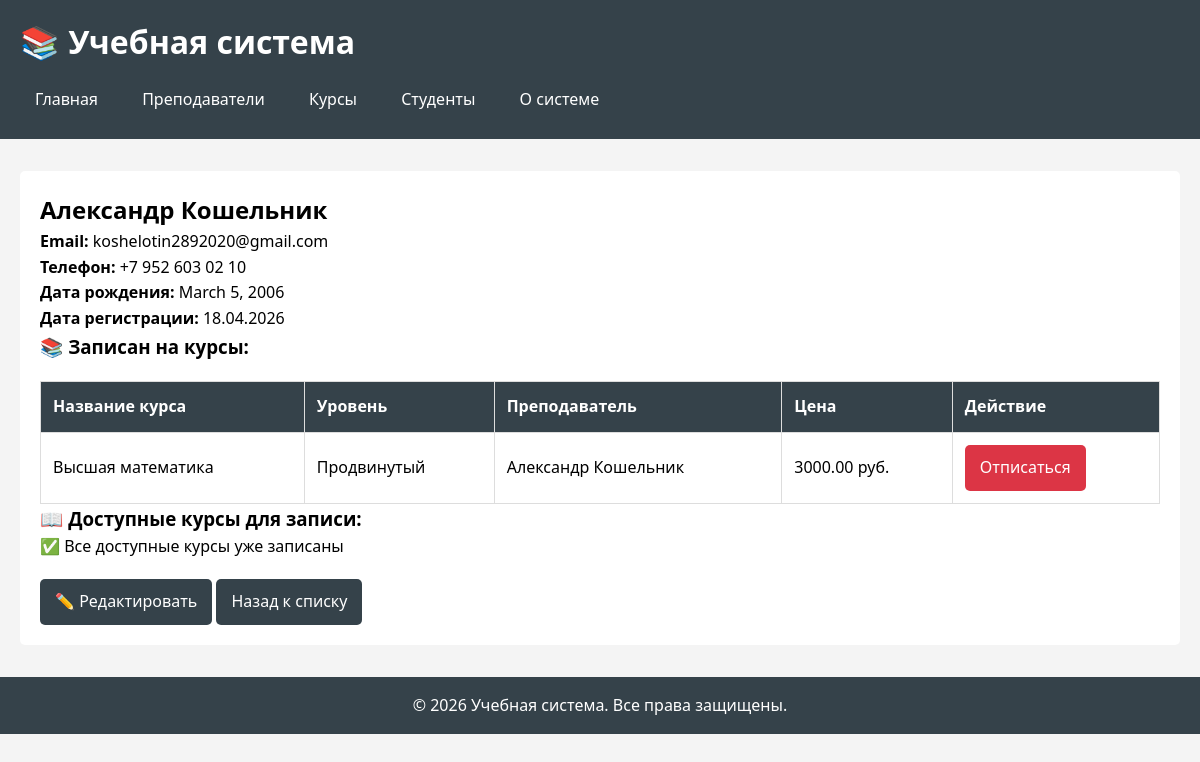
The page /students/1/ on the database as committed earlier.
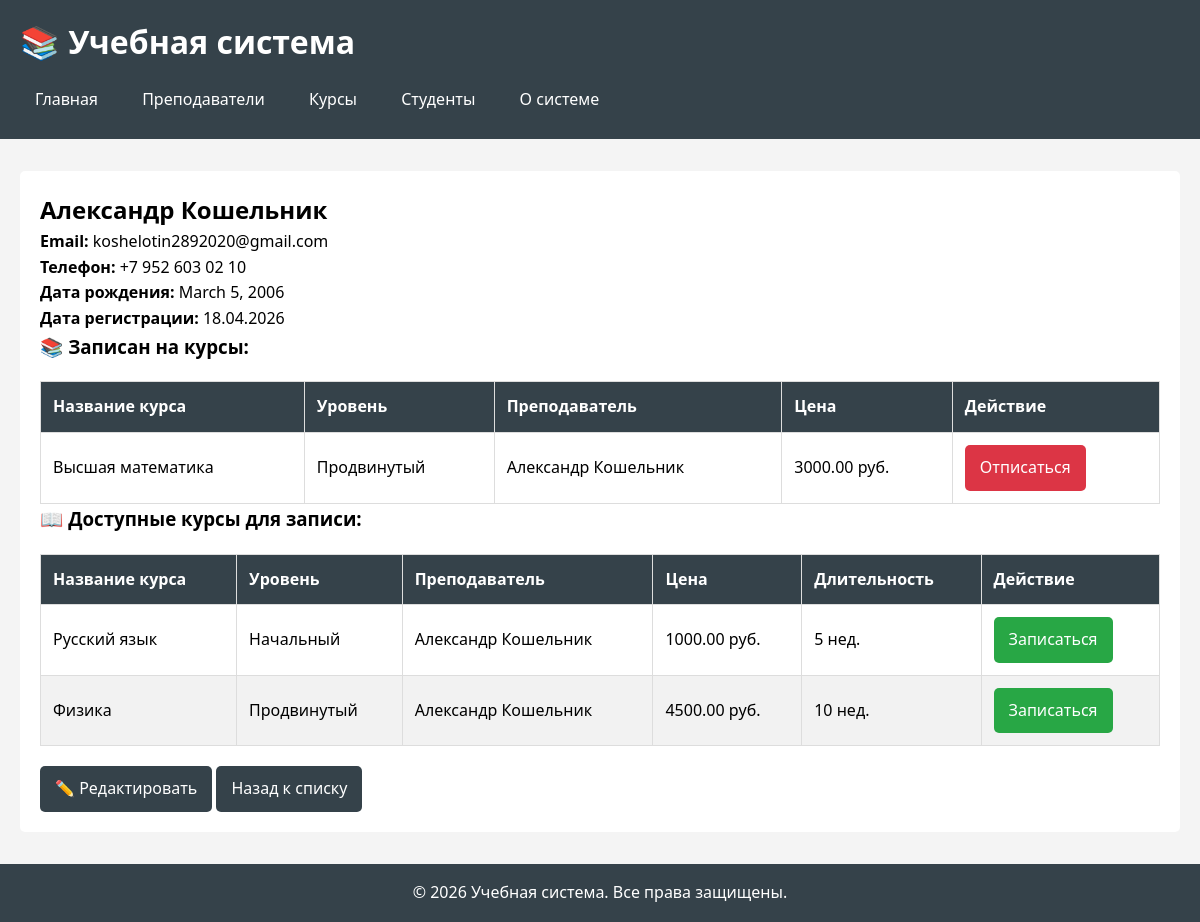
The same page on the database as committed later.
### schedule/models.py (models this page shows, shortened)
class Course(models.Model):
    LEVEL_CHOICES = [
        ('beginner', 'Начальный'),
        ('intermediate', 'Средний'),
        ('advanced', 'Продвинутый'),
    ]
    title = models.CharField(max_length=200, verbose_name="Название курса")
    description = models.TextField(verbose_name="Описание")
    level = models.CharField(max_length=20, choices=LEVEL_CHOICES,
                             default='beginner', verbose_name="Уровень")
    price = models.DecimalField(max_digits=10, decimal_places=2,
                                verbose_name="Цена")
    duration_weeks = models.PositiveIntegerField(verbose_name="Длительность (недели)")
    start_date = models.DateField(verbose_name="Дата старта")
    teacher = models.ForeignKey(
        Teacher,
        on_delete=models.SET_NULL,
        null=True,
        related_name='courses',
        verbose_name="Преподаватель"
    )
    created_at = models.DateTimeField(auto_now_add=True)
    class Meta:
        verbose_name = "Курс"
        verbose_name_plural = "Курсы"
        unique_together = ['title', 'teacher']

class Teacher(models.Model):
    first_name = models.CharField(max_length=100, verbose_name="Имя")
    last_name = models.CharField(max_length=100, verbose_name="Фамилия")
    email = models.EmailField(unique=True, verbose_name="Email")
    phone = models.CharField(max_length=20, blank=True, null=True,
                             verbose_name="Телефон")
    hire_date = models.DateField(verbose_name="Дата найма")
    is_active = models.BooleanField(default=True, verbose_name="Активен")
    created_at = models.DateTimeField(auto_now_add=True)
    updated_at = models.DateTimeField(auto_now=True)
    class Meta:
        verbose_name = "Преподаватель"
        verbose_name_plural = "Преподаватели"
        ordering = ['last_name', 'first_name']

### schedule/views.py (the view)
# urls.py: path('students/<int:student_id>/', views.student_detail,
def student_detail(request, student_id):
    student = get_object_or_404(Student, id=student_id)
    enrolled_courses = student.courses.all()
    available_courses = Course.objects.exclude(students=student)
    context = {
        'student': student,
        'enrolled_courses': enrolled_courses,
        'available_courses': available_courses
    }
    return render(request, 'schedule/student_detail.html', context)

### schedule/templates/schedule/student_detail.html (shortened to what this page needs)
{% extends 'schedule/base.html' %}
{% block content %}
<h2>{{ student.first_name }} {{ student.last_name }}</h2>
<div class="student-info">
    <p><strong>Email:</strong> {{ student.email }}</p>
    <p><strong>Телефон:</strong> {{ student.phone|default:"Не указан" }}</p>
    <p><strong>Дата рождения:</strong> {{ student.date_of_birth|default:"Не указана" }}</p>
    <p><strong>Дата регистрации:</strong> {{ student.registration_date|date:"d.m.Y" }}</p>
    <h3>📚 Записан на курсы:</h3>
    {% if enrolled_courses %}
    <table>
        <thead>
            <tr>
                <th>Название курса</th>
                <th>Уровень</th>
                <th>Преподаватель</th>
                <th>Цена</th>
                <th>Действие</th>
            </tr>
        </thead>
        <tbody>
            {% for course in enrolled_courses %}
            <tr>
                <td>{{ course.title }}</td>
                <td>{{ course.get_level_display }}</td>
                <td>{{ course.teacher.first_name }} {{ course.teacher.last_name }}</td>
                <td>{{ course.price }} руб.</td>
                <td>
                    <a href="{% url 'schedule:unenroll_student' student.id course.id %}"
                       class="btn btn-danger"
                       onclick="return confirm('Вы уверены, что хотите отписаться от курса {{ course.title }}?')">
                        Отписаться
                    </a>
                </td>
            </tr>
            {% endfor %}
        </tbody>
    </table>
    {% else %}
    <p>❌ Студент пока не записан ни на один курс</p>
    {% endif %}
    <h3>📖 Доступные курсы для записи:</h3>
    {% if available_courses %}
    <table>
        <thead>
            <tr>
                <th>Название курса</th>
                <th>Уровень</th>
                <th>Преподаватель</th>
                <th>Цена</th>
                <th>Длительность</th>
                <th>Действие</th>
            </tr>
        </thead>
        <tbody>
            {% for course in available_courses %}
            <tr>
                <td>{{ course.title }}</td>
                <td>{{ course.get_level_display }}</td>
                <td>{{ course.teacher.first_name }} {{ course.teacher.last_name }}</td>
                <td>{{ course.price }} руб.</td>
                <td>{{ course.duration_weeks }} нед.</td>
                <td>
                    <a href="{% url 'schedule:enroll_student' student.id course.id %}"
                       class="btn btn-success"
                       onclick="return confirm('Записать студента на курс {{ course.title }}?')">
                        Записаться
                    </a>
                </td>
            </tr>
            {% endfor %}
        </tbody>
    </table>
    {% else %}
    <p>✅ Все доступные курсы уже записаны</p>
    {% endif %}
</div>
<div style="margin-top: 20px;">
    <a href="{% url 'schedule:student_update' student.id %}" class="btn">✏️ Редактировать</a>
    <a href="{% url 'schedule:student_list' %}" class="btn">Назад к списку</a>
</div>
{% endblock %}

Rows that differ between the two databases and show on the page:
added Course: title "Русский язык", level "Начальный", teacher.first_name "Александр", teacher.last_name "Кошельник", price "1000.00", duration_weeks "5", shown under "📖 Доступные курсы для записи:"
added Course: title "Физика", level "Продвинутый", teacher.first_name "Александр", teacher.last_name "Кошельник", price "4500.00", duration_weeks "10", shown under "📖 Доступные курсы для записи:"
Other text that changed with them:
text no longer shown: "✅ Все доступные курсы уже записаны"
text now shown: "Название курса Уровень Преподаватель Цена Длительность Действие"
